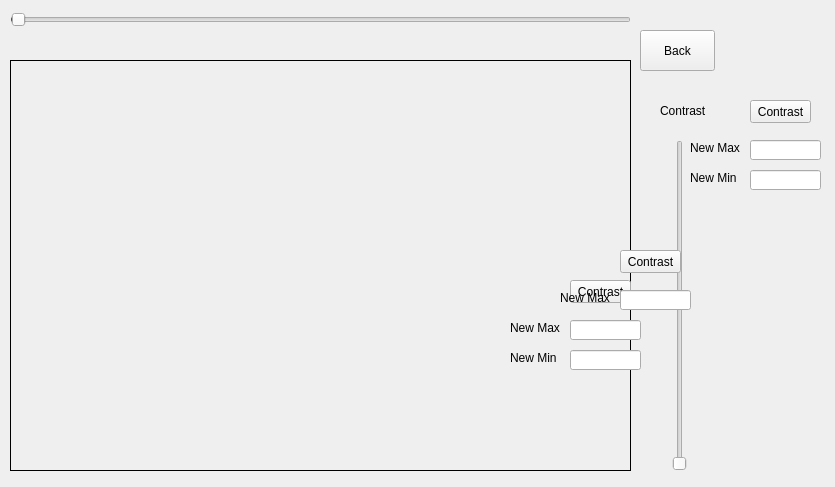
<?xml version="1.0" encoding="UTF-8"?>
<ui version="4.0">
 <class>contrast</class>
 <widget class="QWidget" name="contrast">
  <property name="geometry">
   <rect>
    <x>0</x>
    <y>0</y>
    <width>835</width>
    <height>487</height>
   </rect>
  </property>
  <property name="windowTitle">
   <string>Form</string>
  </property>
  <widget class="QLabel" name="label">
   <property name="geometry">
    <rect>
     <x>10</x>
     <y>60</y>
     <width>621</width>
     <height>411</height>
    </rect>
   </property>
   <property name="frameShape">
    <enum>QFrame::Box</enum>
   </property>
   <property name="text">
    <string/>
   </property>
   <property name="scaledContents">
    <bool>true</bool>
   </property>
  </widget>
  <widget class="QSlider" name="verticalSlider">
   <property name="geometry">
    <rect>
     <x>670</x>
     <y>140</y>
     <width>20</width>
     <height>331</height>
    </rect>
   </property>
   <property name="orientation">
    <enum>Qt::Vertical</enum>
   </property>
  </widget>
  <widget class="QLabel" name="label_2">
   <property name="geometry">
    <rect>
     <x>660</x>
     <y>100</y>
     <width>51</width>
     <height>21</height>
    </rect>
   </property>
   <property name="frameShape">
    <enum>QFrame::NoFrame</enum>
   </property>
   <property name="text">
    <string>Contrast</string>
   </property>
   <property name="scaledContents">
    <bool>false</bool>
   </property>
  </widget>
  <widget class="QPushButton" name="pushButton">
   <property name="geometry">
    <rect>
     <x>640</x>
     <y>30</y>
     <width>75</width>
     <height>41</height>
    </rect>
   </property>
   <property name="text">
    <string>Back</string>
   </property>
  </widget>
  <widget class="QSlider" name="horizontalSlider">
   <property name="geometry">
    <rect>
     <x>10</x>
     <y>10</y>
     <width>621</width>
     <height>19</height>
    </rect>
   </property>
   <property name="minimum">
    <number>0</number>
   </property>
   <property name="maximum">
    <number>500</number>
   </property>
   <property name="singleStep">
    <number>1</number>
   </property>
   <property name="value">
    <number>1</number>
   </property>
   <property name="orientation">
    <enum>Qt::Horizontal</enum>
   </property>
  </widget>
  <widget class="QLineEdit" name="lineEdit">
   <property name="geometry">
    <rect>
     <x>750</x>
     <y>140</y>
     <width>71</width>
     <height>20</height>
    </rect>
   </property>
  </widget>
  <widget class="QPushButton" name="pushButton_2">
   <property name="geometry">
    <rect>
     <x>750</x>
     <y>100</y>
     <width>61</width>
     <height>23</height>
    </rect>
   </property>
   <property name="text">
    <string>Contrast</string>
   </property>
  </widget>
  <widget class="QLabel" name="label_3">
   <property name="geometry">
    <rect>
     <x>690</x>
     <y>140</y>
     <width>61</width>
     <height>16</height>
    </rect>
   </property>
   <property name="text">
    <string>New Max</string>
   </property>
  </widget>
  <widget class="QLabel" name="label_4">
   <property name="geometry">
    <rect>
     <x>690</x>
     <y>170</y>
     <width>61</width>
     <height>16</height>
    </rect>
   </property>
   <property name="text">
    <string>New Min</string>
   </property>
  </widget>
  <widget class="QLineEdit" name="lineEdit_2">
   <property name="geometry">
    <rect>
     <x>750</x>
     <y>170</y>
     <width>71</width>
     <height>20</height>
    </rect>
   </property>
  </widget>
  <widget class="QLabel" name="label_5">
   <property name="geometry">
    <rect>
     <x>510</x>
     <y>350</y>
     <width>61</width>
     <height>16</height>
    </rect>
   </property>
   <property name="text">
    <string>New Min</string>
   </property>
  </widget>
  <widget class="QLineEdit" name="lineEdit_3">
   <property name="geometry">
    <rect>
     <x>570</x>
     <y>320</y>
     <width>71</width>
     <height>20</height>
    </rect>
   </property>
  </widget>
  <widget class="QPushButton" name="pushButton_3">
   <property name="geometry">
    <rect>
     <x>570</x>
     <y>280</y>
     <width>61</width>
     <height>23</height>
    </rect>
   </property>
   <property name="text">
    <string>Contrast</string>
   </property>
  </widget>
  <widget class="QLineEdit" name="lineEdit_4">
   <property name="geometry">
    <rect>
     <x>570</x>
     <y>350</y>
     <width>71</width>
     <height>20</height>
    </rect>
   </property>
  </widget>
  <widget class="QLabel" name="label_6">
   <property name="geometry">
    <rect>
     <x>510</x>
     <y>320</y>
     <width>61</width>
     <height>16</height>
    </rect>
   </property>
   <property name="text">
    <string>New Max</string>
   </property>
  </widget>
  <widget class="QLabel" name="label_7">
   <property name="geometry">
    <rect>
     <x>560</x>
     <y>290</y>
     <width>61</width>
     <height>16</height>
    </rect>
   </property>
   <property name="text">
    <string>New Max</string>
   </property>
  </widget>
  <widget class="QLineEdit" name="lineEdit_5">
   <property name="geometry">
    <rect>
     <x>620</x>
     <y>290</y>
     <width>71</width>
     <height>20</height>
    </rect>
   </property>
  </widget>
  <widget class="QPushButton" name="pushButton_4">
   <property name="geometry">
    <rect>
     <x>620</x>
     <y>250</y>
     <width>61</width>
     <height>23</height>
    </rect>
   </property>
   <property name="text">
    <string>Contrast</string>
   </property>
  </widget>
 </widget>
 <resources/>
 <connections/>
</ui>
